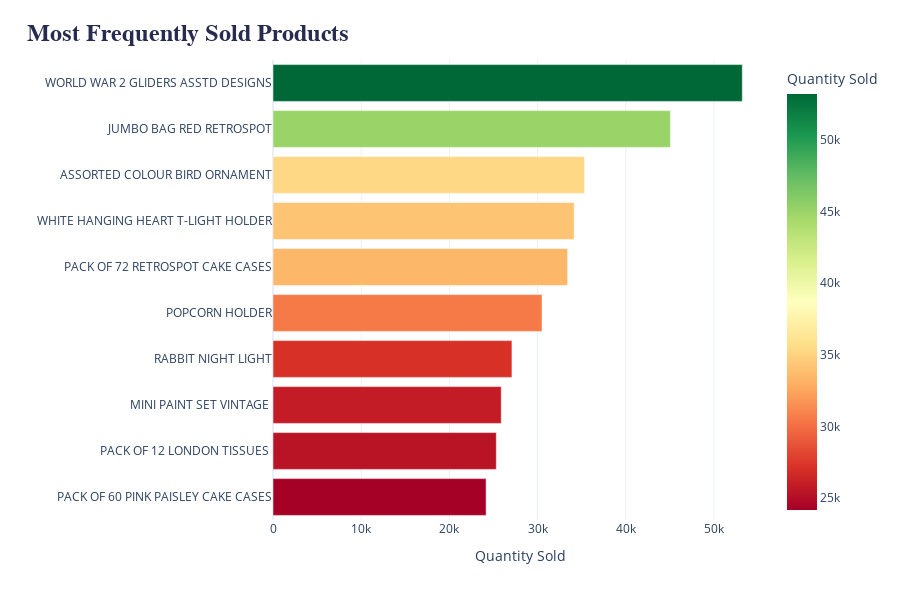

Notebook cell for this chart:
### Markdown cell above
### Most Frequently Sold Products

Plot ini menunjukkan 10 barang teratas yang paling banyak dibeli oleh pelanggan.

### Code cell
top_10_products = ecommerce.groupby('Description', as_index=False)\
    .agg({'Quantity': 'sum'}).sort_values('Quantity', ascending=False).head(10)

fig = px.bar(
    top_10_products.sort_values('Quantity', ascending=True),
    y='Description',
    x='Quantity',
    color='Quantity',
    color_continuous_scale=px.colors.diverging.RdYlGn,
    height=600,
    labels={
        'Description': '',
        'Quantity': 'Quantity Sold',
    },
    template='plotly_white',
)

fig.update_layout(
    title=dict(
        text = '<b>Most Frequently Sold Products</b>',
        x=0.03,
        y=0.96,
        font=dict(
            family='Helvetica',
            size=24,
            color='#272b4f'
        ),
    ),
)

fig.show()

### Figure 1 — Plotly figure (JSON) as saved in the notebook; plotly's stock layout.template omitted (floating-point values rounded to 4 significant figures)
{"data": [{"alignmentgroup": "True", "hovertemplate": "Quantity Sold=%{marker.color}<br>=%{y}<extra></extra>", "legendgroup": "", "marker": {"color": [24163, 25321, 25880, 27094, 30504, 33409, 34147, 35314, 45066, 53215], "coloraxis": "coloraxis", "pattern": {"shape": ""}}, "name": "", "offsetgroup": "", "orientation": "h", "showlegend": false, "textposition": "auto", "type": "bar", "x": [24163, 25321, 25880, 27094, 30504, 33409, 34147, 35314, 45066, 53215], "xaxis": "x", "y": ["PACK OF 60 PINK PAISLEY CAKE CASES", "PACK OF 12 LONDON TISSUES ", "MINI PAINT SET VINTAGE ", "RABBIT NIGHT LIGHT", "POPCORN HOLDER", "PACK OF 72 RETROSPOT CAKE CASES", "WHITE HANGING HEART T-LIGHT HOLDER", "ASSORTED COLOUR BIRD ORNAMENT", "JUMBO BAG RED RETROSPOT", "WORLD WAR 2 GLIDERS ASSTD DESIGNS"], "yaxis": "y"}], "layout": {"barmode": "relative", "coloraxis": {"colorbar": {"title": {"text": "Quantity Sold"}}, "colorscale": [[0, "rgb(165,0,38)"], [0.1, "rgb(215,48,39)"], [0.2, "rgb(244,109,67)"], [0.3, "rgb(253,174,97)"], [0.4, "rgb(254,224,139)"], [0.5, "rgb(255,255,191)"], [0.6, "rgb(217,239,139)"], [0.7, "rgb(166,217,106)"], [0.8, "rgb(102,189,99)"], [0.9, "rgb(26,152,80)"], [1, "rgb(0,104,55)"]]}, "height": 600, "legend": {"tracegroupgap": 0}, "margin": {"t": 60}, "title": {"font": {"color": "#272b4f", "family": "Helvetica", "size": 24}, "text": "<b>Most Frequently Sold Products</b>", "x": 0.03, "y": 0.96}, "xaxis": {"anchor": "y", "domain": [0, 1], "title": {"text": "Quantity Sold"}}, "yaxis": {"anchor": "x", "domain": [0, 1], "title": {"text": ""}}}}
